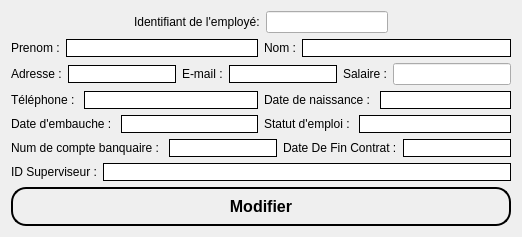
           <widget class="QWidget" name="tab_25">
            <attribute name="title">
             <string>Modifier employé</string>
            </attribute>
            <layout class="QGridLayout" name="gridLayout_4">
             <item row="0" column="0">
              <layout class="QHBoxLayout" name="horizontalLayout_150">
               <item>
                <spacer name="horizontalSpacer_53">
                 <property name="orientation">
                  <enum>Qt::Orientation::Horizontal</enum>
                 </property>
                 <property name="sizeHint" stdset="0">
                  <size>
                   <width>40</width>
                   <height>20</height>
                  </size>
                 </property>
                </spacer>
               </item>
               <item>
                <widget class="QLabel" name="label_130">
                 <property name="styleSheet">
                  <string notr="true">font: 600 12pt &quot;Segoe UI&quot;;
color: rgb(0, 0, 0);</string>
                 </property>
                 <property name="text">
                  <string>Identifiant de l'employé:</string>
                 </property>
                </widget>
               </item>
               <item>
                <widget class="QLineEdit" name="lineEdit_IDE_Modifier"/>
               </item>
               <item>
                <spacer name="horizontalSpacer_59">
                 <property name="orientation">
                  <enum>Qt::Orientation::Horizontal</enum>
                 </property>
                 <property name="sizeHint" stdset="0">
                  <size>
                   <width>40</width>
                   <height>20</height>
                  </size>
                 </property>
                </spacer>
               </item>
              </layout>
             </item>
             <item row="1" column="0">
              <layout class="QHBoxLayout" name="horizontalLayout_151">
               <item>
                <layout class="QHBoxLayout" name="horizontalLayout_152"/>
               </item>
               <item>
                <layout class="QHBoxLayout" name="horizontalLayout_153">
                 <item>
                  <widget class="QLabel" name="nomPrenom_3">
                   <property name="styleSheet">
                    <string notr="true">font: 600 12pt &quot;Segoe UI&quot;;
color: rgb(0, 0, 0);</string>
                   </property>
                   <property name="text">
                    <string>Prenom :</string>
                   </property>
                  </widget>
                 </item>
                 <item>
                  <widget class="QLineEdit" name="lineEdit_prenom_Modifier">
                   <property name="styleSheet">
                    <string notr="true">font: 600 12pt &quot;Segoe UI&quot;;
color: rgb(0, 0, 0);
 border: 1px solid black;</string>
                   </property>
                  </widget>
                 </item>
                </layout>
               </item>
               <item>
                <layout class="QHBoxLayout" name="horizontalLayout_154">
                 <item>
                  <widget class="QLabel" name="nomPrenom_4">
                   <property name="styleSheet">
                    <string notr="true">font: 600 12pt &quot;Segoe UI&quot;;
color: rgb(0, 0, 0);</string>
                   </property>
                   <property name="text">
                    <string>Nom :</string>
                   </property>
                  </widget>
                 </item>
                 <item>
                  <widget class="QLineEdit" name="lineEdit_nom_Modifier">
                   <property name="styleSheet">
                    <string notr="true">font: 600 12pt &quot;Segoe UI&quot;;
color: rgb(0, 0, 0);
 border: 1px solid black;</string>
                   </property>
                  </widget>
                 </item>
                </layout>
               </item>
              </layout>
             </item>
             <item row="2" column="0">
              <layout class="QHBoxLayout" name="horizontalLayout_168">
               <item>
                <layout class="QHBoxLayout" name="horizontalLayout_155">
                 <item>
                  <layout class="QHBoxLayout" name="horizontalLayout_156">
                   <item>
                    <widget class="QLabel" name="label_132">
                     <property name="styleSheet">
                      <string notr="true">font: 600 12pt &quot;Segoe UI&quot;;
color: rgb(0, 0, 0);</string>
                     </property>
                     <property name="text">
                      <string>Adresse :</string>
                     </property>
                    </widget>
                   </item>
                   <item>
                    <widget class="QLineEdit" name="lineEdit_adresse_Modifier">
                     <property name="styleSheet">
                      <string notr="true">font: 600 12pt &quot;Segoe UI&quot;;
color: rgb(0, 0, 0);
 border: 1px solid black;</string>
                     </property>
                    </widget>
                   </item>
                  </layout>
                 </item>
                 <item>
                  <layout class="QHBoxLayout" name="horizontalLayout_157">
                   <item>
                    <widget class="QLabel" name="label_133">
                     <property name="styleSheet">
                      <string notr="true">font: 600 12pt &quot;Segoe UI&quot;;
color: rgb(0, 0, 0);</string>
                     </property>
                     <property name="text">
                      <string>E-mail :</string>
                     </property>
                    </widget>
                   </item>
                   <item>
                    <widget class="QLineEdit" name="lineEdit_email_Modifier">
                     <property name="styleSheet">
                      <string notr="true">font: 600 12pt &quot;Segoe UI&quot;;
color: rgb(0, 0, 0);
 border: 1px solid black;</string>
                     </property>
                    </widget>
                   </item>
                  </layout>
                 </item>
                </layout>
               </item>
               <item>
                <widget class="QLabel" name="label_140">
                 <property name="styleSheet">
                  <string notr="true">font: 600 12pt &quot;Segoe UI&quot;;
color: rgb(0, 0, 0);</string>
                 </property>
                 <property name="text">
                  <string>Salaire :</string>
                 </property>
                </widget>
               </item>
               <item>
                <widget class="QLineEdit" name="lineEdit_SALAIRE_Modifier"/>
               </item>
              </layout>
             </item>
             <item row="3" column="0">
              <layout class="QHBoxLayout" name="horizontalLayout_158">
               <item>
                <layout class="QHBoxLayout" name="horizontalLayout_159">
                 <item>
                  <widget class="QLabel" name="label_134">
                   <property name="styleSheet">
                    <string notr="true">font: 600 12pt &quot;Segoe UI&quot;;
color: rgb(0, 0, 0);</string>
                   </property>
                   <property name="text">
                    <string>Téléphone : </string>
                   </property>
                  </widget>
                 </item>
                 <item>
                  <widget class="QLineEdit" name="lineEdit_numtel_Modifier">
                   <property name="styleSheet">
                    <string notr="true">font: 600 12pt &quot;Segoe UI&quot;;
color: rgb(0, 0, 0);
 border: 1px solid black;</string>
                   </property>
                  </widget>
                 </item>
                </layout>
               </item>
               <item>
                <layout class="QHBoxLayout" name="horizontalLayout_160">
                 <item>
                  <widget class="QLabel" name="ddn_2">
                   <property name="styleSheet">
                    <string notr="true">font: 600 12pt &quot;Segoe UI&quot;;
color: rgb(0, 0, 0);</string>
                   </property>
                   <property name="text">
                    <string>Date de naissance : </string>
                   </property>
                  </widget>
                 </item>
                 <item>
                  <widget class="QLineEdit" name="lineEdit_DATEN_Modifier">
                   <property name="styleSheet">
                    <string notr="true">font: 600 12pt &quot;Segoe UI&quot;;
color: rgb(0, 0, 0);
 border: 1px solid black;</string>
                   </property>
                  </widget>
                 </item>
                </layout>
               </item>
              </layout>
             </item>
             <item row="4" column="0">
              <layout class="QHBoxLayout" name="horizontalLayout_161">
               <item>
                <layout class="QHBoxLayout" name="horizontalLayout_162">
                 <item>
                  <widget class="QLabel" name="label_135">
                   <property name="styleSheet">
                    <string notr="true">font: 600 12pt &quot;Segoe UI&quot;;
color: rgb(0, 0, 0);</string>
                   </property>
                   <property name="text">
                    <string>Date d'embauche : </string>
                   </property>
                  </widget>
                 </item>
                 <item>
                  <widget class="QLineEdit" name="lineEdit_DATEM_Modifier">
                   <property name="styleSheet">
                    <string notr="true">font: 600 12pt &quot;Segoe UI&quot;;
color: rgb(0, 0, 0);
 border: 1px solid black;</string>
                   </property>
                  </widget>
                 </item>
                </layout>
               </item>
               <item>
                <layout class="QHBoxLayout" name="horizontalLayout_163">
                 <item>
                  <widget class="QLabel" name="label_136">
                   <property name="styleSheet">
                    <string notr="true">font: 600 12pt &quot;Segoe UI&quot;;
color: rgb(0, 0, 0);</string>
                   </property>
                   <property name="text">
                    <string>Statut d'emploi : </string>
                   </property>
                  </widget>
                 </item>
                 <item>
                  <widget class="QLineEdit" name="lineEdit_statut_Modifier">
                   <property name="styleSheet">
                    <string notr="true">font: 600 12pt &quot;Segoe UI&quot;;
color: rgb(0, 0, 0);
 border: 1px solid black;</string>
                   </property>
                  </widget>
                 </item>
                </layout>
               </item>
              </layout>
             </item>
             <item row="5" column="0">
              <layout class="QHBoxLayout" name="horizontalLayout_164">
               <item>
                <layout class="QHBoxLayout" name="horizontalLayout_165">
                 <item>
                  <widget class="QLabel" name="label_137">
                   <property name="styleSheet">
                    <string notr="true">font: 600 12pt &quot;Segoe UI&quot;;
color: rgb(0, 0, 0);</string>
                   </property>
                   <property name="text">
                    <string>Num de compte banquaire : </string>
                   </property>
                  </widget>
                 </item>
                 <item>
                  <widget class="QLineEdit" name="lineEdit_NUMCB_Modifier">
                   <property name="styleSheet">
                    <string notr="true">font: 600 12pt &quot;Segoe UI&quot;;
color: rgb(0, 0, 0);
 border: 1px solid black;</string>
                   </property>
                  </widget>
                 </item>
                </layout>
               </item>
               <item>
                <layout class="QHBoxLayout" name="horizontalLayout_166">
                 <item>
                  <widget class="QLabel" name="label_138">
                   <property name="styleSheet">
                    <string notr="true">font: 600 12pt &quot;Segoe UI&quot;;
color: rgb(0, 0, 0);</string>
                   </property>
                   <property name="text">
                    <string>Date De Fin Contrat :</string>
                   </property>
                  </widget>
                 </item>
                 <item>
                  <widget class="QLineEdit" name="lineEdit_Fin_Modifier">
                   <property name="styleSheet">
                    <string notr="true">font: 600 12pt &quot;Segoe UI&quot;;
color: rgb(0, 0, 0);
 border: 1px solid black;</string>
                   </property>
                  </widget>
                 </item>
                </layout>
               </item>
              </layout>
             </item>
             <item row="6" column="0">
              <layout class="QHBoxLayout" name="horizontalLayout_4">
               <item>
                <widget class="QLabel" name="label_139">
                 <property name="styleSheet">
                  <string notr="true">font: 600 12pt &quot;Segoe UI&quot;;
color: rgb(0, 0, 0);</string>
                 </property>
                 <property name="text">
                  <string>ID Superviseur :</string>
                 </property>
                </widget>
               </item>
               <item>
                <widget class="QLineEdit" name="lineEdit_IDS_Modifier">
                 <property name="styleSheet">
                  <string notr="true">font: 600 12pt &quot;Segoe UI&quot;;
color: rgb(0, 0, 0);
 border: 1px solid black;</string>
                 </property>
                </widget>
               </item>
              </layout>
             </item>
             <item row="7" column="0">
              <widget class="QPushButton" name="pushButton_56">
               <property name="styleSheet">
                <string notr="true">QPushButton {
   color: black;                  /* Couleur du texte par défaut */
   border: 2px solid black;     /* Bordure légèrement plus foncée */
   border-radius: 15px;            /* Coins arrondis */
   padding: 8px 8px;             /* Espacement interne */
   font-size: 16px;               /* Taille de police */
   font-weight: bold;             /* Texte en gras */
   transition: background-color 0.3s ease; /* Transition douce pour la couleur */
}
</string>
               </property>
               <property name="text">
                <string>Modifier</string>
               </property>
              </widget>
             </item>
            </layout>
           </widget>
